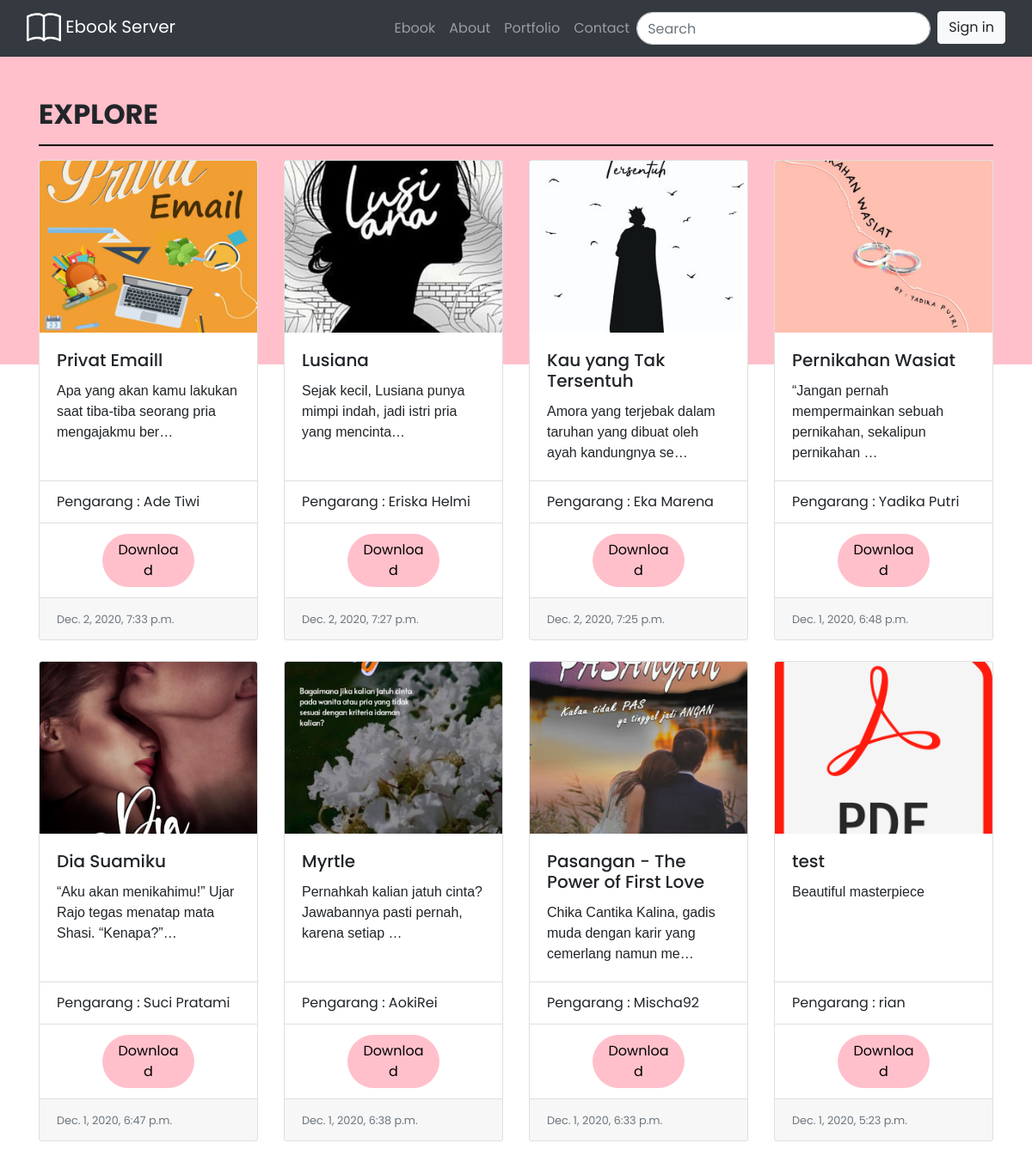
The page /ebook/ on the database its author committed.
### ebook/models.py (models this page shows, shortened)
class Ebook(models.Model):
	judul = models.CharField(max_length=255, blank=True)
	thumbnail = models.ImageField(upload_to='documents/', default="/default-img.png")
	author = models.ForeignKey(User, on_delete=models.CASCADE, default=1, blank=True, null=True)
	file = models.FileField(upload_to='documents/')
	upload = models.DateTimeField(auto_now_add=True)
	pengarang = models.CharField(max_length=255, blank=True)
	penerbit = models.CharField(max_length=255, blank=True)
	deskripsi = models.TextField(default="Beautiful masterpiece")
	slug = models.SlugField(blank=True, editable=False)

### ebook/views.py (the view)
# urls.py: path('', views.ebook, name="ebook_index"),
def ebook(request):
	all_ebook = Ebook.objects.all().order_by('-upload')
	context = {
		'all_ebook':all_ebook,
	}
	return render(request, 'ebook/ebook.html', context)

### templates/ebook/ebook.html (shortened to what this page needs)
{% load static %}
<!DOCTYPE html>
<html>
<head>
	<link rel="stylesheet" href="{% static "css/ebook.css" %}">
	<link rel="stylesheet" href="https://stackpath.bootstrapcdn.com/bootstrap/4.5.2/css/bootstrap.min.css">
</head>
<body>
	{% include "navbar.html" %}
	<br><br>
	<div style="position: absolute; z-index: -1; background-color: pink; width: 100%; height: 45vh; margin-top: -50px">
	</div>
	<div class="container">
		<h2><b>EXPLORE</b></h2>
		<hr style="border: solid 1.5px black">
		<div class="row row-cols-1 row-cols-md-4">
			{% for ebook in all_ebook %}
			<div class="col mb-4">
				<div class="card h-100 ebook-card">
					<img src="{{ebook.thumbnail.url}}" style="object-fit: cover; height: 200px" class="card-img-top" alt="...">
					<div class="card-body">
						<h5 class="card-title">{{ebook.judul}}</h5>
						<p class="card-text">{{ebook.deskripsi|striptags|truncatechars:70}}</p>
					</div>
					<ul class="list-group list-group-flush">
						<li class="list-group-item">Pengarang : {{ebook.pengarang}}</li>
						<li class="list-group-item">
							<div style="text-align: center">
								<button type="button" style="width: 50%; background-color: pink; color: black" class="btn rounded-pill" data-toggle="modal" data-target="#exampleModal{{forloop.counter}}">
									Download
								</button>
							</div>
						</li>
					</ul>
					<div class="card-footer">
						<small class="text-muted">{{ebook.upload}}</small>
					</div>
				</div>
				</div>
				{% endfor %}
			</div>
		</div>
		</body>
		</html>

### static/css/ebook.css (style rules this page uses)
.ebook-card { transition: 0.5s; }
* { font-family: 'Poppins', sans-serif; }
p { font-family: 'Arial'; }

### rows shown on the page
Ebook: thumbnail (picture), judul "Privat Emaill", deskripsi "Apa yang akan kamu lakukan saat tiba-tiba seorang pria mengajakmu ber…", pengarang "Ade Tiwi", upload "Dec. 2, 2020, 7:33 p.m."
Ebook: thumbnail (picture), judul "Lusiana", deskripsi "Sejak kecil, Lusiana punya mimpi indah, jadi istri pria yang mencinta…", pengarang "Eriska Helmi", upload "Dec. 2, 2020, 7:27 p.m."
Ebook: thumbnail (picture), judul "Kau yang Tak Tersentuh", deskripsi "Amora yang terjebak dalam taruhan yang dibuat oleh ayah kandungnya se…", pengarang "Eka Marena", upload "Dec. 2, 2020, 7:25 p.m."
Ebook: thumbnail (picture), judul "Pernikahan Wasiat", deskripsi "“Jangan pernah mempermainkan sebuah pernikahan, sekalipun pernikahan …", pengarang "Yadika Putri", upload "Dec. 1, 2020, 6:48 p.m."
Ebook: thumbnail (picture), judul "Dia Suamiku", deskripsi "“Aku akan menikahimu!” Ujar Rajo tegas menatap mata Shasi. “Kenapa?”…", pengarang "Suci Pratami", upload "Dec. 1, 2020, 6:47 p.m."
Ebook: thumbnail (picture), judul "Myrtle", deskripsi "Pernahkah kalian jatuh cinta? Jawabannya pasti pernah, karena setiap …", pengarang "AokiRei", upload "Dec. 1, 2020, 6:38 p.m."
Ebook: thumbnail (picture), judul "Pasangan - The Power of First Love", deskripsi "Chika Cantika Kalina, gadis muda dengan karir yang cemerlang namun me…", pengarang "Mischa92", upload "Dec. 1, 2020, 6:33 p.m."
Ebook: thumbnail (placeholder picture), judul "test", deskripsi "Beautiful masterpiece", pengarang "rian", upload "Dec. 1, 2020, 5:23 p.m."
